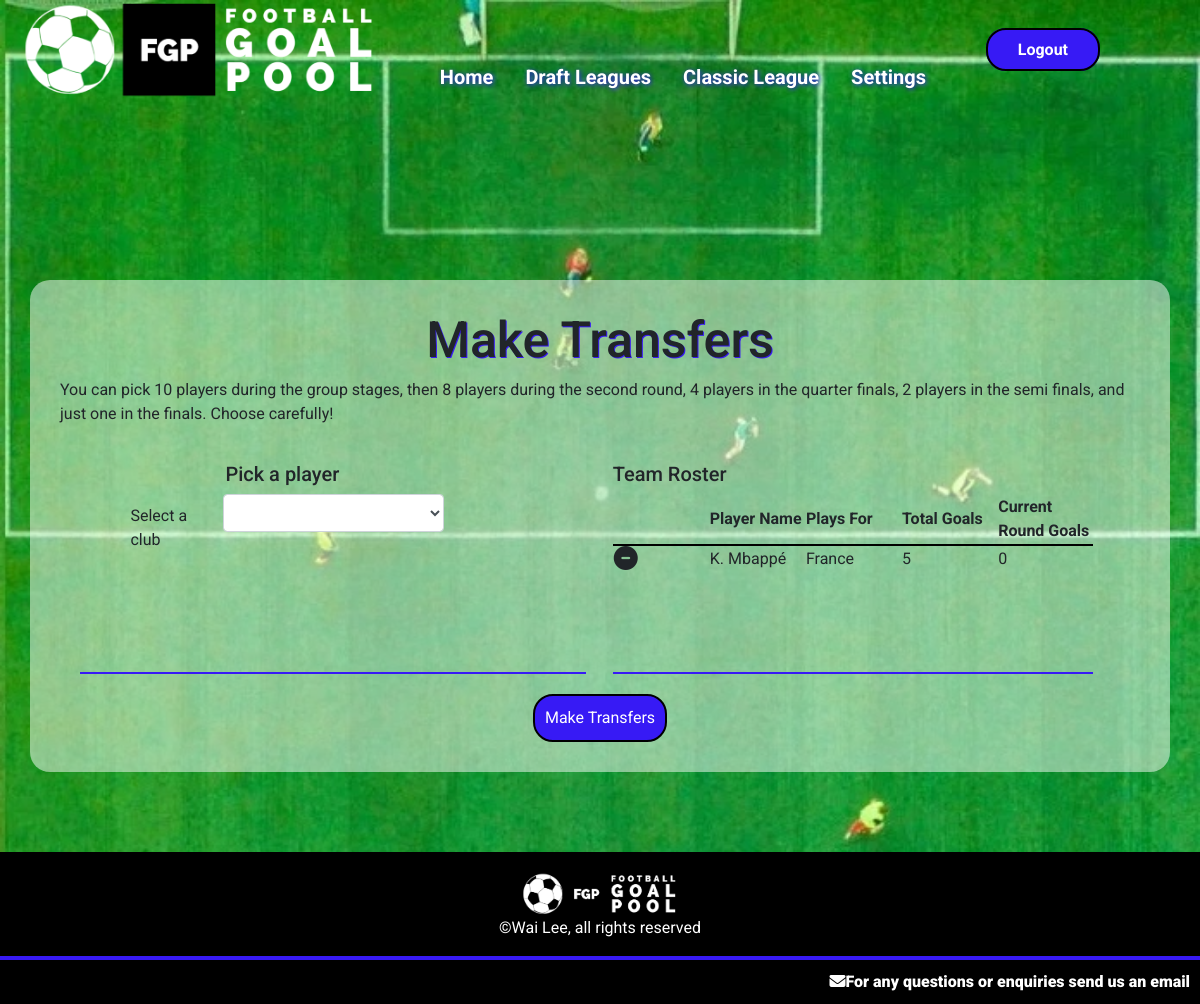
The page /globaltransfers (signed in) on the database as committed earlier.
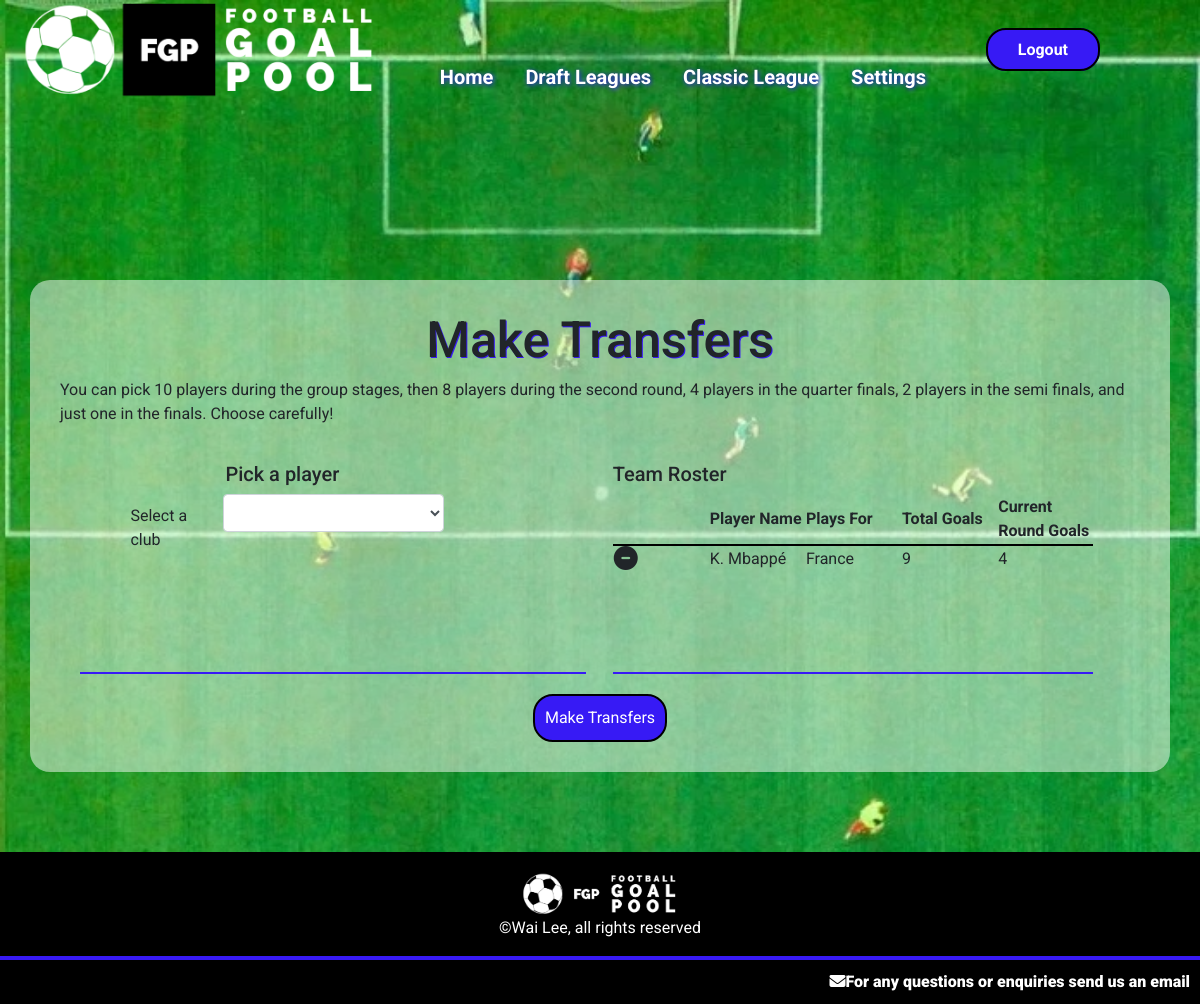
The same page on the database as committed later.
### goalpoolapp/models.py (models this page shows, shortened)
class Player(models.Model):
    playercode = models.IntegerField()
    leagues = models.ManyToManyField(League, related_name="leagueplayers", blank=True)
    nickname = models.CharField(max_length=64)
    goals = models.IntegerField(default=0)
    country = models.ForeignKey(Country, on_delete=models.CASCADE, related_name="players")
    currentweekgoals = models.IntegerField(default=0)
    position = models.CharField(max_length=12)
    pic = models.CharField(max_length=100)

class Country(models.Model):
    countryname = models.CharField(max_length=20)
    countrypic = models.CharField(max_length=100)
    countryid = models.IntegerField()

### goalpoolapp/views.py (the view, shortened to what this page needs)
# urls.py: path('globaltransfers', views.globaltransfers, name='globaltransfers'),
@login_required
def globaltransfers(request):
    global_league = getGlobalLeague()
    userteam = Team.objects.get(league=global_league, manager=request.user)
    if request.method == "GET":
        return render(request, 'goalpoolapp/globaltransfers.html', {
            'league': global_league,
            'team': userteam
        })

### goalpoolapp/functions.py (called while the page is built)
def getGlobalLeague():
    return League.objects.get(id='19')

### goalpoolapp/templates/goalpoolapp/globaltransfers.html (shortened to what this page needs)
{% extends "goalpoolapp/layout.html" %}
{% load static %}
{% block body %}
<div id="main-page-content-container">
    <div id="main-page-content">
        <h2>Make Transfers</h2>
        <p> You can pick 10 players during the group stages, then 8 players during the second round, 4 players in the quarter finals, 2 players in the semi finals, and just one in the finals. Choose carefully!</p>
        <div class="leagueinformation">
            <div class="form-container">
                <div class="form-group centeredinput">
                    <h5>Pick a player</h5>
                    <div class="form-group draftselect">
                        <label for="teamselect" class="label teamlabel">Select a club</label>
                        <select id="globalteamselect" class="form-control"></select>
                    </div>
                </div>
            </div>
            <div id="globalteamtable">
                <div class="form-container">
                    <h5>Team Roster</h5>
                    <table class="playerleaguetable" id="pickplayertable">
                        <tr>
                            <th></th>
                            <th>Player Name</th>
                            <th>Plays For</th>
                            <th>Total Goals</th>
                            <th>Current Round Goals</th>
                        </tr>
                        {% for player in team.provisionalplayers.all %}
                            <tr id="row{{ player.playercode }}">
                                <td>
                                    <a class="removeplayer" data-value="{{ player.playercode }}">
                                        <i class="fa-solid fa-circle-minus fa-xl"></i>
                                    </a>
                                </td>
                                <td id="name{{ player.playercode }}">{{ player.nickname }}</td>
                                <td>{{ player.country }}</td>
                                <td>{{ player.goals }}</td>
                                <td>{{ player.currentweekgoals }}</td>
                            </tr>
                        {% empty %}
                            {% for player in team.players.all %}
                            <tr id="row{{ player.playercode }}">
                                <td>
                                    <a class="removeplayer" data-value="{{ player.playercode }}">
                                        <i class="fa-solid fa-circle-minus fa-xl"></i>
                                    </a>
                                </td>
                                <td id="name{{ player.playercode }}">{{ player.nickname }}</td>
                                <td>{{ player.country.countryname }}</td>
                                <td>{{ player.goals }}</td>
                                <td>{{ player.currentweekgoals }}</td>
                            </tr>
                            {% endfor %}
                        {% endfor %}
                    </table>
                </div>
            </div>
    </div>
    <span class="button" id="transfersubmit">Make Transfers</span>
</div>
{% endblock %}

### goalpoolapp/templates/goalpoolapp/layout.html (shortened to what this page needs)
{% load static %}
<!DOCTYPE html>
<html lang="en">
    <head>
        <link rel="stylesheet" href="https://stackpath.bootstrapcdn.com/bootstrap/4.4.1/css/bootstrap.min.css">
        <link href="{% static 'goalpoolapp/styles.css' %}?v=3" rel="stylesheet">
    </head>
    <body>
        <div style="background: url('/static/goalpoolapp/siteimages/mainimage.webp');background-size: 100%;position:fixed;width: 100%;height:  100%;z-index: -1;" class="maincontainer">
        </div>
            <header>
                <nav id="navbar">
                    <img src="{% static 'goalpoolapp/siteimages/logo.png' %}" id="site-logo">
                    {% if user.is_authenticated %}
                    <div id="nav-link-box">
                        <div class="nav-item">
                            <a class="nav-link menuitem" href="/"><strong>Home</strong></a>
                        </div>
                        <div class="nav-item" id="leaguemenu">
                            <a class="nav-link menuitem" href="{% url 'goalpoolapp:draft' %}"><strong>Draft Leagues</strong></a>
                        </div>
                        <div class="nav-item">
                            <a class="nav-link menuitem" href="{% url 'goalpoolapp:globalleague' %}"><strong>Classic League</strong></a>
                        </div>
                        <div class="nav-item">
                            <a class="nav-link menuitem" href="{% url 'goalpoolapp:settings' %}"><strong>Settings</strong></a>
                        </div>
                    </div>
                    <div class="nav-item">
                        <a id="logoutbutton" href="{% url 'goalpoolapp:logoutuser' %}"><strong>Logout</strong></a>
                    </div>
                    {% else %}
                    <div class="nav-item">
                        <a id="loginbutton" href="{% url 'goalpoolapp:loginuser' %}"><strong>Login</strong></a>
                    </div>
                    {% endif %}
                </nav>
            </header>
            <main>
                {% block body %}
                {% endblock %}
            </main>
            <footer>
                <div id="footercontentcontainer">
                    <div class="footerlinkscontainer">
                        <img src="{% static 'goalpoolapp/siteimages/logo.png' %}" id="footer-logo">
                        <p id="copyright-notice">&copy;Wai Lee, all rights reserved </p>
                    </div>
                </div>
                <div id="socialmedialinkscontainer">
                    <a href = "mailto: footballgoalpool@gmail.com"><i class="fa-solid fa-envelope"><span>For any questions or enquiries send us an email</span></i></a>
                </div>
            </footer>
    </body>
</html>

### goalpoolapp/static/goalpoolapp/styles.css (style rules this page uses)
* { font-family: 'Roboto', sans-serif; }
h2 { font-size: 50px; text-shadow: 1px 1px #371af5; text-align: center; }
body { min-height: 100vh; display: flex; flex-direction: column; }
main { margin-bottom: 50px; }
.button { background-color: #371af5; padding: 10px; border-radius: 20px; color: white; border: solid black 2px; }
th { width: 20%; border-bottom: solid black 2px; }
tr { height: 20px; }
.centeredinput { display: flex; flex-direction: column; align-items: center; width: 80%; }
.form-container { border-bottom: #371af5 solid 2px; width: 90%; }
nav { background-color: #371af500; display: flex; flex-direction: row; justify-content: space-between; align-items: center; width: 100%; transition: 0.5s; position: fixed; z-index: 1; -webkit-transition: 0.5s; -moz-transition: 0.5s; -ms-transition: 0.5s; -o-transition: 0.5s; }
#site-logo { width: 30%; margin-left: 20px; transition: 0.5s; }
.nav-link { font-size: 20px; color: white; text-decoration: none; text-shadow: 1px 1px 5px #371af5; }
#nav-link-box { display: flex; height: 100px; align-items: end; }
#loginbutton, #logoutbutton { background-color: #371af5; border-radius: 20px; color: white; border: solid black 2px; margin-right: 100px; padding: 10px 30px; transition: 0.5s; -webkit-transition: 0.5s; -moz-transition: 0.5s; -ms-transition: 0.5s; -o-transition: 0.5s; }
#main-page-content-container { display: flex; flex-direction: column; align-items: center; padding: 30px; }
#main-page-content { max-width: 1200px; background-color: #FFFFFF80; display: flex; flex-direction: column; align-items: center; padding: 30px; margin-top: 250px; border-radius: 20px; }
.leagueinformation { display: flex; flex-direction: row; justify-content: space-between; width: 100%; padding: 20px; }
.draftselect { display: flex; width: 80%; }
#pickplayertable { font-size: 16px; margin-bottom: 100px; }
#globalteamtable { width: 95%; display: flex; flex-direction: column; align-items: center; }
.teamlabel { width: 45%; padding: 10px; }
footer { width: 100%; background-color: black; display: flex; flex-direction: column; justify-content: center; margin-top: auto; }
#footercontentcontainer { display: flex; margin-top: 20px; justify-content: space-around; flex-direction: row; border-bottom: #371af5 solid 4px; }
.footerlinkscontainer { display: flex; flex-direction: column; align-items: center; }
#socialmedialinkscontainer { display: flex; justify-content: flex-end; }
#footer-logo { width: 20%; }
#copyright-notice { color: white; }
footer a { padding: 10px; text-decoration: none; color: white; font-size: 16px; }

Rows that differ between the two databases and show on the page:
changed Player "K. Mbappé": goals "5" → "9"; currentweekgoals "0" → "4"
